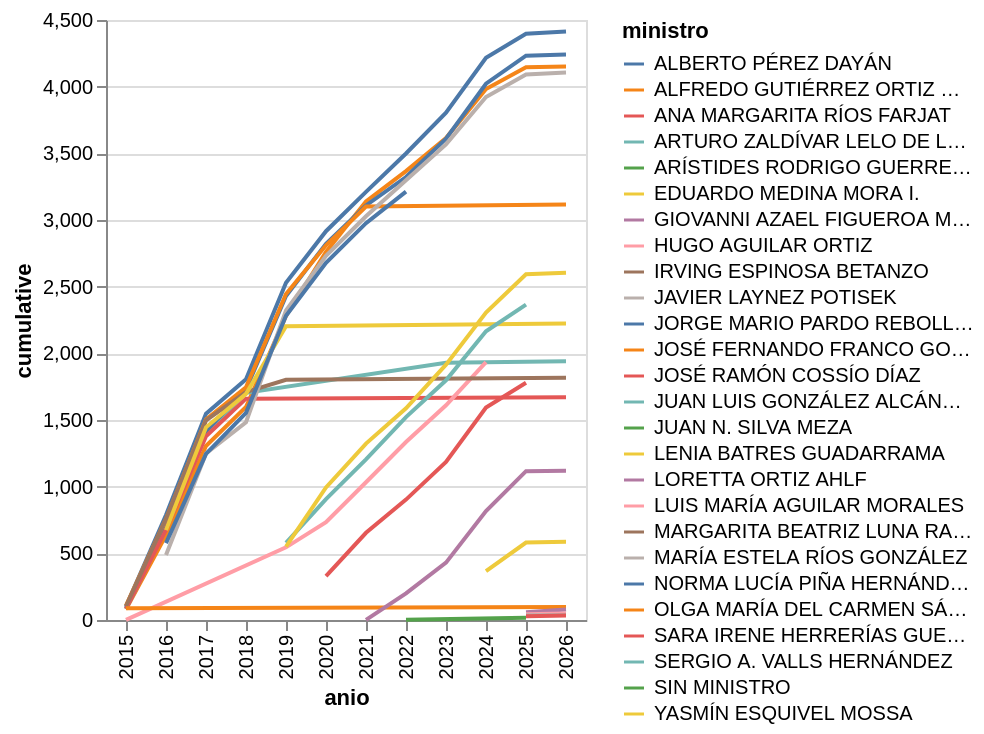

This figure's notebook cell:
### Code cell
chart = (
    alt.Chart(sentencias_ministro)
    .transform_window(
        cumulative='sum(expediente)',
        sort=[alt.SortField('anio')],
        groupby=['ministro']
    )
    .mark_line()
    .encode(
        x='anio:O',
        y='cumulative:Q',
        color='ministro:N'
    )
)

chart

### Figure 1 — Vega-Lite specification as saved in the notebook (floating-point values rounded to 4 significant figures; data arrays with more than 128 entries replaced by an {"elided": "..."} marker saying what was removed)
{"config": {"view": {"continuousWidth": 300, "continuousHeight": 300}}, "data": {"name": "data-ba53959996479b46fee2daf1983b0f74"}, "mark": {"type": "line"}, "encoding": {"color": {"field": "ministro", "type": "nominal"}, "x": {"field": "anio", "type": "ordinal"}, "y": {"field": "cumulative", "type": "quantitative"}}, "transform": [{"window": [{"op": "sum", "field": "expediente", "as": "cumulative"}], "groupby": ["ministro"], "sort": [{"field": "anio"}]}], "$schema": "https://vega.github.io/schema/vega-lite/v6.1.0.json", "datasets": {"data-ba53959996479b46fee2daf1983b0f74": {"elided": "137 records"}}}
